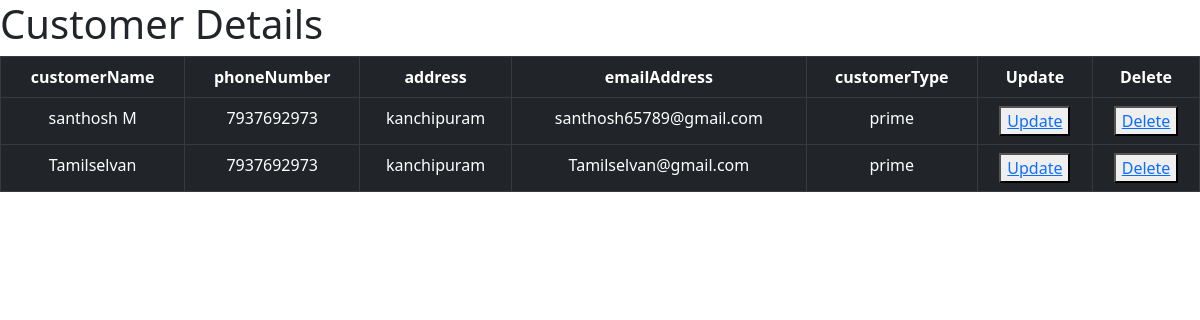
/modelApp/table/, run on the app's committed database.
### modelApp/models.py (models this page shows, shortened)
class CustomerModel(models.Model):
    customerName = models.CharField(max_length=150)
    phoneNumber = models.IntegerField()
    address = models.CharField(max_length=500)
    emailAddress = models.EmailField()
    customerType = models.CharField(max_length=150)

### modelApp/views.py (the view)
# urls.py: path("table/",views.customerInfo,name="Information"),
def customerInfo(request):
    customer = CustomerModel.objects.all()
    return render(request,"modelApp/customerTable.html",{"customer":customer})

### template/modelApp/customerTable.html (shortened to what this page needs)
<!DOCTYPE html>
<html lang="en">
<head>
    <link href="https://cdn.jsdelivr.net/npm/bootstrap@5.0.2/dist/css/bootstrap.min.css" rel="stylesheet">
</head>
<body>
    <h1>Customer Details</h1>
    <table class="table table-bordered table-dark text-center table-hover p-5">
        <thead>
          <tr>
              <th>customerName</th>
              <th>phoneNumber</th>
              <th>address</th>
              <th>emailAddress</th>
              <th>customerType</th>
              <th>Update</th>
              <th>Delete</th>
          </tr>
        </thead>
        <tbody>
           {% for value in customer %}
              <tr>
                  <td>{{value.customerName}}</td>
                  <td>{{value.phoneNumber}}</td>
                  <td>{{value.address}}</td>
                  <td>{{value.emailAddress}}</td>
                  <td>{{value.customerType}}</td>
                  <td><button><a href="{% url 'valueUpdate' value.id %}" target="_blank">Update</a></button></td>
                  <td><button><a href="{% url 'valueDelete' value.id %}">Delete</a></button></td>
              </tr>
           {% endfor %}
        </tbody>
    </table>
</body>
</html>

### data on the page
CustomerModel: customerName "santhosh M", phoneNumber "7937692973", address "kanchipuram", emailAddress "santhosh65789@gmail.com", customerType "prime"
CustomerModel: customerName "Tamilselvan", phoneNumber "7937692973", address "kanchipuram", emailAddress "Tamilselvan@gmail.com", customerType "prime"
